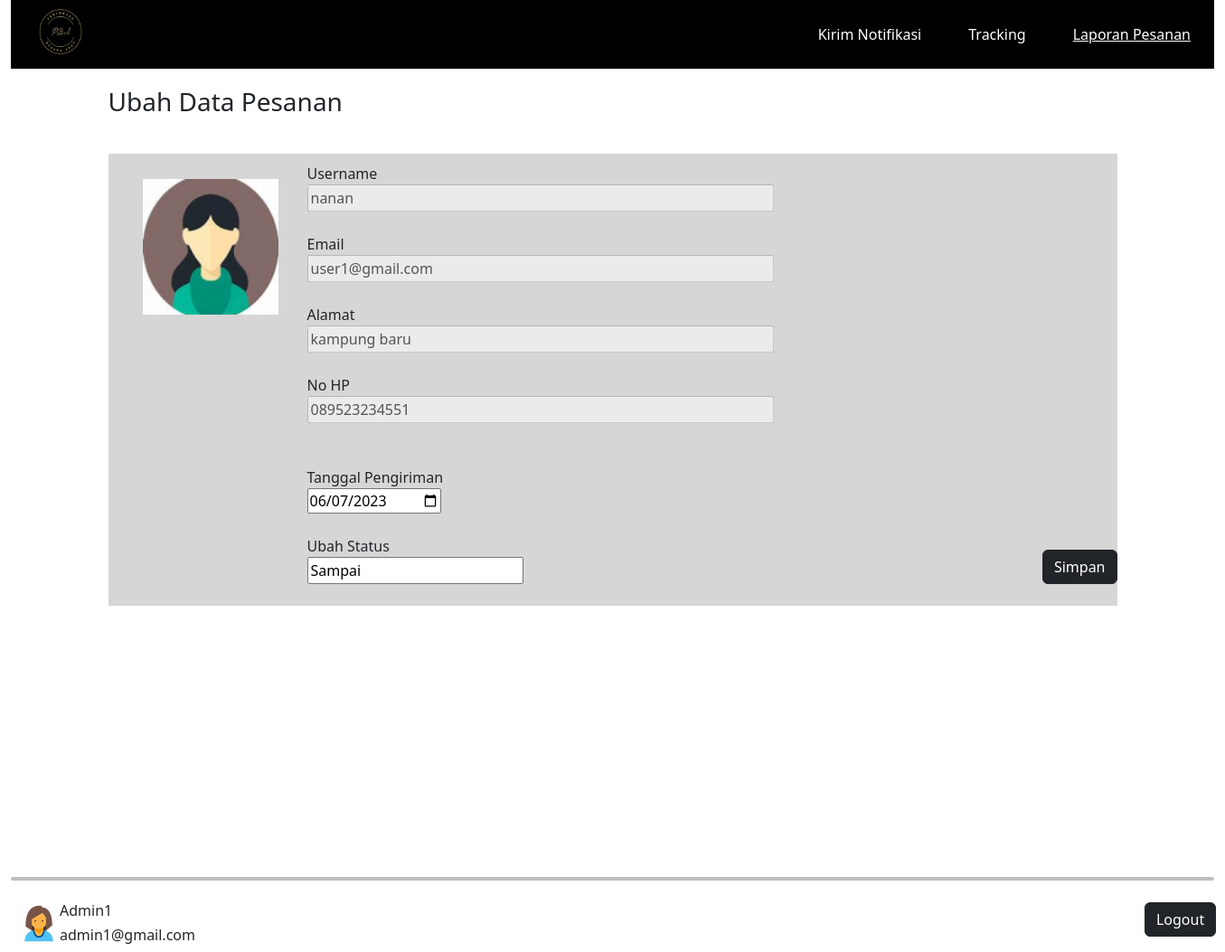
Page /eks_kelola_pesanan_ubah.php?Id_pesanan=40 on the committed database.
### tables this page shows
CREATE TABLE `pelanggan` (
  `Id_pelanggan` int(25) NOT NULL,
  `Email` varchar(255) NOT NULL,
  `Nama` varchar(255) NOT NULL,
  `Alamat` varchar(255) DEFAULT NULL,
  `No_telp` varchar(100) DEFAULT NULL
);

CREATE TABLE `pesanan` (
  `Id_pesanan` int(20) NOT NULL,
  `Tanggal_Pesanan` varchar(50) NOT NULL,
  `Tanggal_Pengiriman` varchar(50) DEFAULT NULL,
  `Id_Produk` int(20) NOT NULL,
  `Lama_sewa` int(100) NOT NULL,
  `Total_Harga` varchar(255) DEFAULT NULL,
  `Status_Pesanan` varchar(255) NOT NULL,
  `notif` varchar(50) DEFAULT NULL,
  `Harga` int(50) DEFAULT NULL
);

### eks_kelola_pesanan_ubah.php (the view, shortened to what this page needs)
<?php
include 'koneksi.php';
if (isset($_GET['Id_pesanan'])) {
    $id = ($_GET["Id_pesanan"]);
    $sql = "SELECT * FROM pesanan WHERE Id_pesanan='$id'";
    $result = mysqli_query($conn, $sql);
    $fetch = mysqli_fetch_assoc($result);
  } else {
    echo "<script>alert('Masukkan data id.');window.location='admin_kelola_pesanan.php';</script>";
  }
  $sql2 = "SELECT * FROM pelanggan WHERE Id_pelanggan = 4";
$result2 = mysqli_query($conn, $sql2);
$test = mysqli_fetch_assoc($result2);
?>
<!DOCTYPE html>
<html lang="en">
<head>
    <link rel="stylesheet" href="css/style.css">
    <link href="https://cdn.jsdelivr.net/npm/bootstrap@5.2.3/dist/css/bootstrap.min.css" rel="stylesheet">
</head>
<body>
<div class="container-fluid">
        <ul class="ul-nav">
            <li class="li-nav-2"><a href="eks_home.php"><img src="img/logo.png" alt="logo" width="70" height="50"></a></li>
            <li class="li-nav-active"><a href="eks_kelola_pesanan.php">Laporan Pesanan</a></li>
            <li class="li-nav"><a href="eks_tracking.php">Tracking</a></li>
            <li class="li-nav"><a href="eks_notifikasi.php">Kirim Notifikasi</a></li>
        </ul>
    </div>
    <div class="container">
        <figure>
            <h3>Ubah Data Pesanan</h3>
        </figure>
        <br>
        <div style="height:500px; background-color: #3333">
            <div class="d-flex flex-row mb-3">
            <div class="p-2" style="width:220px;">
                <img style="position:relative; left:30px; top:20px;" src="img/profile_2.png" alt="foto" width="150" height="150">
            </div>
            <div class="d-flex flex-column mb-3" style="margin-top: 10px">
                <label for="username">Username</label>
                <input type="text" name="username" value="<?php echo $test['Nama']; ?>" disabled size="50">
                <br>
                <label for="email">Email</label>
                <input type="text" name="email" value="<?php echo $test['Email']; ?>" disabled size="50">
                <br>
                <label for="alamat">Alamat</label>
                <input value="<?php echo $test['Alamat']; ?>" type="text" name="alamat" disabled size="50">
                <br>
                <label for="no_hp">No HP</label>
                <input value="<?php echo $test['No_telp']; ?>" type="text" name="no_hp" disabled size="50">
                <br>
                <form method="post" action="eks_kelola_pesanan_ubah_query.php" enctype="multipart/form-data">
                <input type="hidden" name="id_pesanan" value="<?php echo $fetch['Id_pesanan']; ?>"><br>
                <label for="tanggal_pengiriman">Tanggal Pengiriman</label><br>
                <input value="<?php echo $fetch['Tanggal_Pengiriman']; ?>" type="date" name="tanggal_pengiriman">
                <br><br>
                <label for="ubah_status">Ubah Status</label><br>
                <input value="<?php echo $fetch['Status_Pesanan']; ?>" type="text" name="ubah_status">
            </div>
            </div>
               <div style="text-align: right; margin-top:-70px;" >
            <button  type="submit" class="btn btn-dark" name="submit">Simpan</button>
            </div>
        </div>
    </div>
    <footer class="login-box" style="margin-top: 280px">
        <div class="container-xxl">
            <div><hr style="border: 2px solid black; border-radius: 5px"></div>
            <div class="d-inline-flex p-2" >
                <img src="img/profile.png" alt="foto">
                <div class="d-flex flex-column mb-3" style="height: 1px">
                <h6>Admin1</h6>
                <h6>admin1@gmail.com</h6>
                </div>
                <div><a href="cost_home.php" style="position:relative; right:-1050px" class="btn btn-dark">Logout</a></div>
            </div>
        </div>
    </footer>
</body>
</html>

### css/style.css (style rules this page uses)
.ul-nav { list-style-type: none; margin: 0; padding: 0; overflow: hidden; background-color: black; }
li { padding: 10px; }
.li-nav { float: right; }
.li-nav-active { float: right; }
.li-nav-2 { float: left; padding-left: 20px; }
.li-nav a { display: block; color: white; text-align: center; padding: 16px; text-decoration: none; }
.li-nav-active a { display: block; color: white; text-align: center; padding: 16px; text-decoration: underline; }
.container { padding: 20px; align-items: end; }

### rows in the picture
pelanggan: username "nanan", email "user1@gmail.com", alamat "kampung baru", no_hp "089523234551"
pesanan: tanggal_pengiriman "06/07/2023", ubah_status "Sampai"
